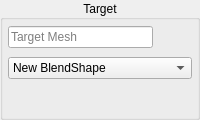
            <widget class="QWidget" name="transferObjectWidget" native="true">
             <property name="sizePolicy">
              <sizepolicy hsizetype="Preferred" vsizetype="MinimumExpanding">
               <horstretch>4</horstretch>
               <verstretch>0</verstretch>
              </sizepolicy>
             </property>
             <layout class="QVBoxLayout" name="verticalLayout_7">
              <property name="spacing">
               <number>0</number>
              </property>
              <property name="leftMargin">
               <number>0</number>
              </property>
              <property name="topMargin">
               <number>0</number>
              </property>
              <property name="rightMargin">
               <number>0</number>
              </property>
              <property name="bottomMargin">
               <number>0</number>
              </property>
              <item>
               <widget class="QGroupBox" name="groupBox">
                <property name="sizePolicy">
                 <sizepolicy hsizetype="Preferred" vsizetype="Maximum">
                  <horstretch>25</horstretch>
                  <verstretch>0</verstretch>
                 </sizepolicy>
                </property>
                <property name="title">
                 <string>Target</string>
                </property>
                <property name="alignment">
                 <set>Qt::AlignCenter</set>
                </property>
                <property name="flat">
                 <bool>true</bool>
                </property>
                <property name="checkable">
                 <bool>false</bool>
                </property>
                <layout class="QVBoxLayout" name="verticalLayout_12">
                 <property name="spacing">
                  <number>4</number>
                 </property>
                 <property name="leftMargin">
                  <number>5</number>
                 </property>
                 <property name="topMargin">
                  <number>1</number>
                 </property>
                 <property name="rightMargin">
                  <number>5</number>
                 </property>
                 <property name="bottomMargin">
                  <number>5</number>
                 </property>
                 <item>
                  <layout class="QHBoxLayout" name="horizontalLayout_10">
                   <property name="spacing">
                    <number>7</number>
                   </property>
                   <item>
                    <widget class="QLineEdit" name="transferMeshLineEdit">
                     <property name="sizePolicy">
                      <sizepolicy hsizetype="Preferred" vsizetype="Fixed">
                       <horstretch>1</horstretch>
                       <verstretch>0</verstretch>
                      </sizepolicy>
                     </property>
                     <property name="text">
                      <string/>
                     </property>
                     <property name="placeholderText">
                      <string>Target Mesh</string>
                     </property>
                    </widget>
                   </item>
                   <item>
                    <widget class="QPushButton" name="transferLoadBtn">
                     <property name="sizePolicy">
                      <sizepolicy hsizetype="Fixed" vsizetype="Fixed">
                       <horstretch>0</horstretch>
                       <verstretch>0</verstretch>
                      </sizepolicy>
                     </property>
                     <property name="minimumSize">
                      <size>
                       <width>32</width>
                       <height>32</height>
                      </size>
                     </property>
                     <property name="maximumSize">
                      <size>
                       <width>32</width>
                       <height>32</height>
                      </size>
                     </property>
                     <property name="styleSheet">
                      <string notr="true">QPushButton {
    border: none;
    background: transparent;
    icon: url(:/icon/search.svg);
}

QPushButton:hover {
    icon: url(:/icon/search_hover.svg);
}

QPushButton:pressed { 
    icon: url(:/icon/search_pressed.svg);
 }</string>
                     </property>
                     <property name="text">
                      <string/>
                     </property>
                     <property name="icon">
                      <iconset resource="../dev_icon/_qrc.qrc">
                       <normaloff>:/icon/search.svg</normaloff>:/icon/search.svg</iconset>
                     </property>
                     <property name="iconSize">
                      <size>
                       <width>32</width>
                       <height>32</height>
                      </size>
                     </property>
                    </widget>
                   </item>
                  </layout>
                 </item>
                 <item>
                  <layout class="QHBoxLayout" name="horizontalLayout_12">
                   <property name="spacing">
                    <number>7</number>
                   </property>
                   <item>
                    <widget class="QComboBox" name="transferComboBox">
                     <property name="sizePolicy">
                      <sizepolicy hsizetype="Preferred" vsizetype="Fixed">
                       <horstretch>1</horstretch>
                       <verstretch>0</verstretch>
                      </sizepolicy>
                     </property>
                     <item>
                      <property name="text">
                       <string>New BlendShape</string>
                      </property>
                     </item>
                    </widget>
                   </item>
                  </layout>
                 </item>
                 <item>
                  <layout class="QHBoxLayout" name="horizontalLayout_13">
                   <property name="spacing">
                    <number>20</number>
                   </property>
                   <property name="topMargin">
                    <number>5</number>
                   </property>
                   <item>
                    <widget class="QPushButton" name="addSetsButton">
                     <property name="sizePolicy">
                      <sizepolicy hsizetype="Fixed" vsizetype="Fixed">
                       <horstretch>0</horstretch>
                       <verstretch>0</verstretch>
                      </sizepolicy>
                     </property>
                     <property name="minimumSize">
                      <size>
                       <width>24</width>
                       <height>24</height>
                      </size>
                     </property>
                     <property name="maximumSize">
                      <size>
                       <width>24</width>
                       <height>24</height>
                      </size>
                     </property>
                     <property name="styleSheet">
                      <string notr="true">QPushButton {
    border: none;
    background: transparent;
    icon: url(:/icon/addBookmarks.svg);
}

QPushButton:hover {
    icon: url(:/icon/addBookmarks_hover.svg);
}

QPushButton:pressed { 
    icon: url(:/icon/addBookmarks_pressed.svg);
 }</string>
                     </property>
                     <property name="text">
                      <string/>
                     </property>
                     <property name="icon">
                      <iconset resource="../dev_icon/_qrc.qrc">
                       <normaloff>:/icon/addBookmarks.svg</normaloff>:/icon/addBookmarks.svg</iconset>
                     </property>
                     <property name="iconSize">
                      <size>
                       <width>24</width>
                       <height>24</height>
                      </size>
                     </property>
                    </widget>
                   </item>
                   <item>
                    <widget class="QWidget" name="setsButtonWidget" native="true">
                     <property name="sizePolicy">
                      <sizepolicy hsizetype="Minimum" vsizetype="Preferred">
                       <horstretch>0</horstretch>
                       <verstretch>0</verstretch>
                      </sizepolicy>
                     </property>
                     <property name="minimumSize">
                      <size>
                       <width>10</width>
                       <height>0</height>
                      </size>
                     </property>
                     <layout class="QHBoxLayout" name="horizontalLayout_14">
                      <property name="spacing">
                       <number>30</number>
                      </property>
                      <property name="leftMargin">
                       <number>20</number>
                      </property>
                      <property name="topMargin">
                       <number>0</number>
                      </property>
                      <property name="rightMargin">
                       <number>10</number>
                      </property>
                      <property name="bottomMargin">
                       <number>0</number>
                      </property>
                      <item>
                       <widget class="QPushButton" name="setsButtonTemplate">
                        <property name="sizePolicy">
                         <sizepolicy hsizetype="Fixed" vsizetype="Fixed">
                          <horstretch>0</horstretch>
                          <verstretch>0</verstretch>
                         </sizepolicy>
                        </property>
                        <property name="minimumSize">
                         <size>
                          <width>24</width>
                          <height>24</height>
                         </size>
                        </property>
                        <property name="maximumSize">
                         <size>
                          <width>24</width>
                          <height>24</height>
                         </size>
                        </property>
                        <property name="styleSheet">
                         <string notr="true">QPushButton {
    border: none;
    background: transparent;
    icon: url(:/icon/bookmarks.svg);
}

QPushButton:hover {
    icon: url(:/icon/bookmarks_hover.svg);
}

QPushButton:pressed { 
    icon: url(:/icon/bookmarks_pressed.svg);
 }</string>
                        </property>
                        <property name="text">
                         <string/>
                        </property>
                        <property name="icon">
                         <iconset resource="../dev_icon/_qrc.qrc">
                          <normaloff>:/icon/bookmarks.svg</normaloff>:/icon/bookmarks.svg</iconset>
                        </property>
                        <property name="iconSize">
                         <size>
                          <width>24</width>
                          <height>24</height>
                         </size>
                        </property>
                       </widget>
                      </item>
                     </layout>
                    </widget>
                   </item>
                   <item>
                    <spacer name="horizontalSpacer_7">
                     <property name="orientation">
                      <enum>Qt::Horizontal</enum>
                     </property>
                     <property name="sizeHint" stdset="0">
                      <size>
                       <width>40</width>
                       <height>20</height>
                      </size>
                     </property>
                    </spacer>
                   </item>
                  </layout>
                 </item>
                </layout>
               </widget>
              </item>
              <item>
               <spacer name="verticalSpacer_3">
                <property name="orientation">
                 <enum>Qt::Vertical</enum>
                </property>
                <property name="sizeType">
                 <enum>QSizePolicy::Expanding</enum>
                </property>
                <property name="sizeHint" stdset="0">
                 <size>
                  <width>30</width>
                  <height>0</height>
                 </size>
                </property>
               </spacer>
              </item>
             </layout>
            </widget>
